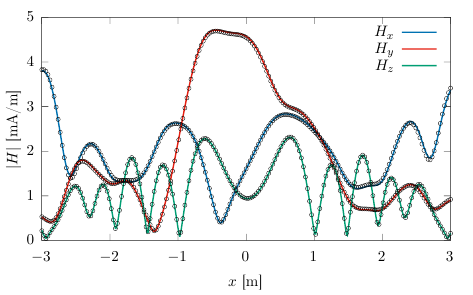

Write gnuplot code to recreate this figure.
reset 
set terminal cairolatex standalone color background rgbcolor 'white' \
size 12 cm, 7.5 cm

set output 'Figure_HM.tex'

set key top right

set xrange [-3.0:+3.0]
set yrange [0.0:5.0]

set xtics 1.0
set ytics 1.0

# set mxtics 5
# set mytics 5

# set grid xtics ytics mxtics mytics lt 1 lc 'grey' dt 1 lw 1

# set arrow from 0.0, 0.0 to 2.0, 0.0 nohead linestyle 1 lc 'black' lw 2

set xlabel '$x$ [m]'
set ylabel '$|H|$ [mA/m]'
set title ''

plot '../data_HM.txt' using 1:(1000*$2) with lines lw 4 dt 1 lt 6 title '$H_{x}$', \
     '../data_HM.txt' using 1:(1000*$3) with lines lw 4 dt 1 lt 7 title '$H_{y}$', \
     '../data_HM.txt' using 1:(1000*$4) with lines lw 4 dt 1 lt 10 title '$H_{z}$', \
     '../Fields_M.dat_save' using 1:(1000*$5) with points pt 6 ps 0.5 lt 16 title '', \
     '../Fields_M.dat_save' using 1:(1000*$6) with points pt 6 ps 0.5 lt 16 title '', \
     '../Fields_M.dat_save' using 1:(1000*$7) with points pt 6 ps 0.5 lt 16 title ''